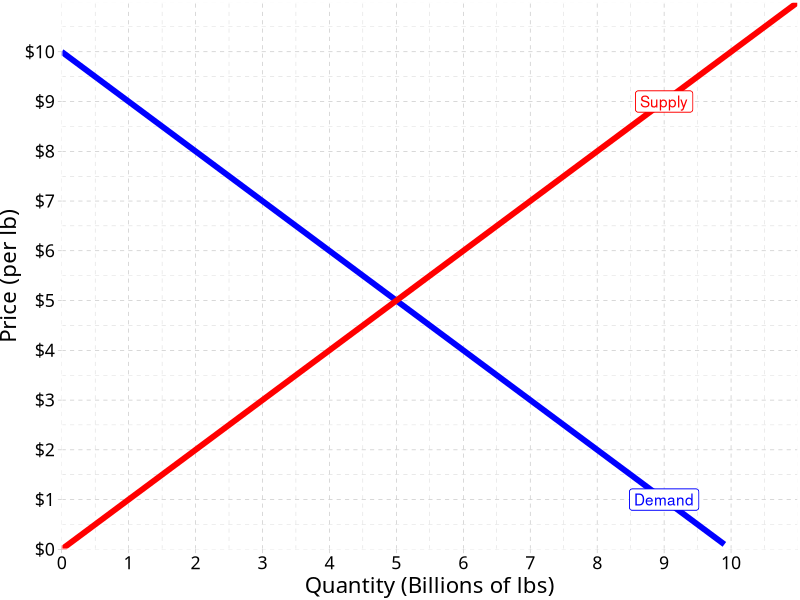
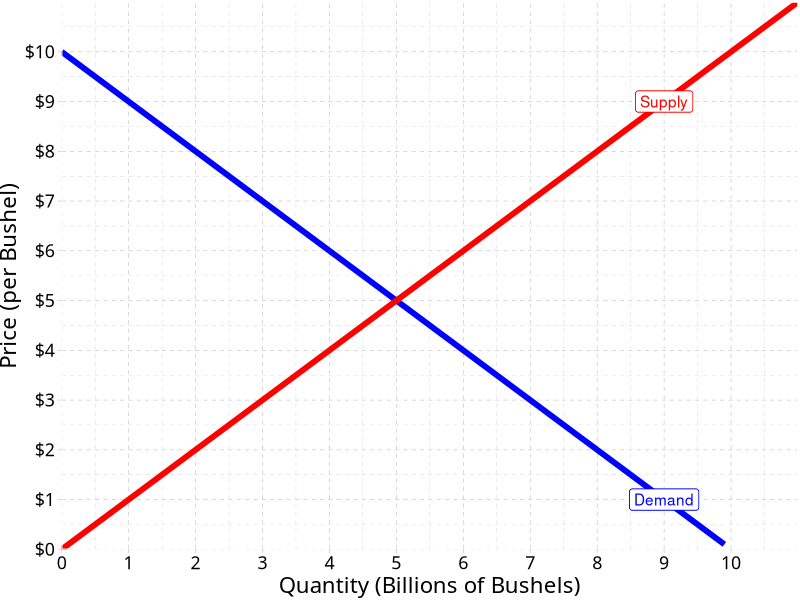

Recreate these plots in R, in order.
## ---- chunk 1
library(tidyverse)
Demand=function(x){10-x}
Supply=function(x){x}

ggplot(data.frame(x=c(0,12)), aes(x=x))+
  stat_function(fun=Demand, geom="line", color="blue", size=2)+
  geom_label(x=9,y=Demand(9), color = "blue", label="Demand")+
  stat_function(fun=Supply, geom="line", color="red", size=2)+
  geom_label(x=9,y=Supply(9), color = "red", label="Supply")+
  #geom_segment(x = 0, y = 10, xend=10, yend=10, linetype="dotted", size=1)+
  #geom_segment(x = 10, y = 10, xend=10, yend=0, linetype="dotted", size=1)+
  labs(x = "Quantity (Billions of lbs)",
       y = "Price (per lb)")+
  scale_x_continuous(breaks=seq(0,10,1),
                     limits=c(0,11),
                     expand=c(0,0))+
  scale_y_continuous(breaks=seq(0,10,1),
                     labels = scales::dollar,
                     limits=c(0,11),
                     expand=c(0,0))+
  ggthemes::theme_pander(base_family = "Fira Sans Condensed", base_size=16)

## ---- chunk 2
ggplot(data.frame(x=c(0,12)), aes(x=x))+
  stat_function(fun=Demand, geom="line", color="blue", size=2)+
  geom_label(x=9,y=Demand(9), color = "blue", label="Demand")+
  stat_function(fun=Supply, geom="line", color="red", size=2)+
  geom_label(x=9,y=Supply(9), color = "red", label="Supply")+
  #geom_segment(x = 0, y = 10, xend=10, yend=10, linetype="dotted", size=1)+
  #geom_segment(x = 10, y = 10, xend=10, yend=0, linetype="dotted", size=1)+
  labs(x = "Quantity (Billions of Bushels)",
       y = "Price (per Bushel)")+
  scale_x_continuous(breaks=seq(0,10,1),
                     limits=c(0,11),
                     expand=c(0,0))+
  scale_y_continuous(breaks=seq(0,10,1),
                     labels = scales::dollar,
                     limits=c(0,11),
                     expand=c(0,0))+
  ggthemes::theme_pander(base_family = "Fira Sans Condensed", base_size=16)

